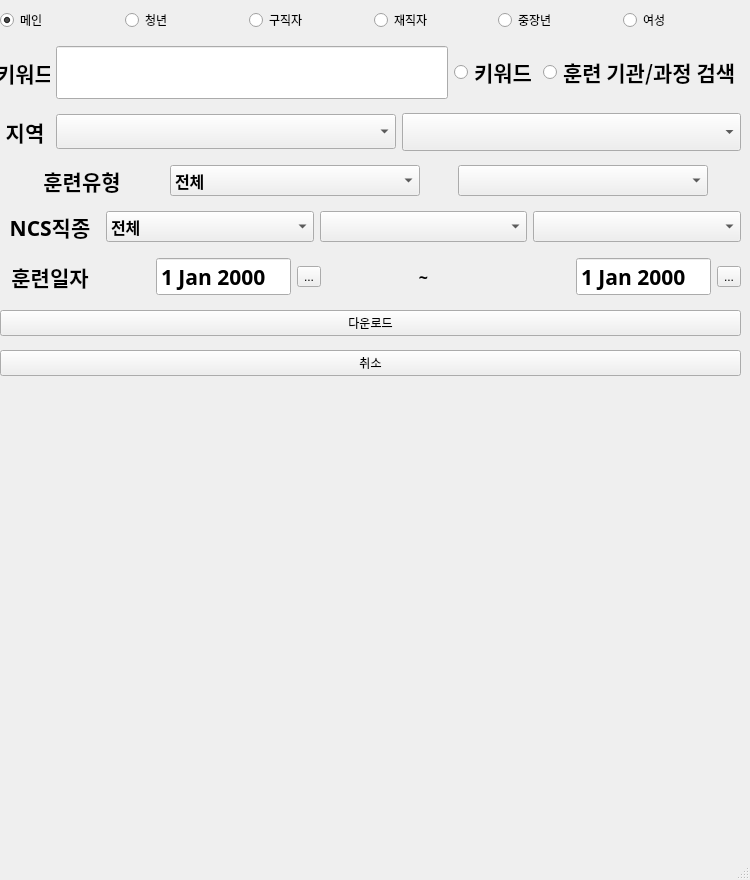
<?xml version="1.0" encoding="UTF-8"?>
<ui version="4.0">
 <class>MainWindow</class>
 <widget class="QMainWindow" name="MainWindow">
  <property name="geometry">
   <rect>
    <x>0</x>
    <y>0</y>
    <width>750</width>
    <height>880</height>
   </rect>
  </property>
  <property name="sizePolicy">
   <sizepolicy hsizetype="Fixed" vsizetype="Fixed">
    <horstretch>0</horstretch>
    <verstretch>0</verstretch>
   </sizepolicy>
  </property>
  <property name="minimumSize">
   <size>
    <width>750</width>
    <height>880</height>
   </size>
  </property>
  <property name="maximumSize">
   <size>
    <width>750</width>
    <height>880</height>
   </size>
  </property>
  <property name="windowTitle">
   <string>HRD-Net Crawler</string>
  </property>
  <widget class="QWidget" name="centralwidget">
   <widget class="QWidget" name="gridLayoutWidget_2">
    <property name="geometry">
     <rect>
      <x>0</x>
      <y>0</y>
      <width>741</width>
      <height>391</height>
     </rect>
    </property>
    <layout class="QGridLayout" name="gridLayout_2">
     <item row="8" column="0">
      <widget class="QPushButton" name="cancelBtn">
       <property name="text">
        <string>취소</string>
       </property>
      </widget>
     </item>
     <item row="7" column="0">
      <widget class="QPushButton" name="execBtn">
       <property name="text">
        <string>다운로드</string>
       </property>
      </widget>
     </item>
     <item row="5" column="0">
      <layout class="QHBoxLayout" name="NCSListLayout">
       <item>
        <widget class="QLabel" name="label_7">
         <property name="maximumSize">
          <size>
           <width>100</width>
           <height>16777215</height>
          </size>
         </property>
         <property name="font">
          <font>
           <family>GyeonggiTitle</family>
           <pointsize>16</pointsize>
           <weight>75</weight>
           <bold>true</bold>
          </font>
         </property>
         <property name="text">
          <string>NCS직종</string>
         </property>
         <property name="alignment">
          <set>Qt::AlignCenter</set>
         </property>
        </widget>
       </item>
       <item>
        <widget class="QComboBox" name="upperNcsCd">
         <property name="maximumSize">
          <size>
           <width>250</width>
           <height>16777215</height>
          </size>
         </property>
         <property name="font">
          <font>
           <family>GyeonggiTitle</family>
           <pointsize>12</pointsize>
           <weight>75</weight>
           <bold>true</bold>
          </font>
         </property>
         <item>
          <property name="text">
           <string>전체</string>
          </property>
         </item>
        </widget>
       </item>
       <item>
        <widget class="QComboBox" name="middleNcsCd">
         <property name="enabled">
          <bool>true</bool>
         </property>
         <property name="maximumSize">
          <size>
           <width>250</width>
           <height>16777215</height>
          </size>
         </property>
         <property name="font">
          <font>
           <family>GyeonggiTitle</family>
           <pointsize>12</pointsize>
           <weight>75</weight>
           <bold>true</bold>
          </font>
         </property>
        </widget>
       </item>
       <item>
        <widget class="QComboBox" name="smallNcsCd">
         <property name="enabled">
          <bool>true</bool>
         </property>
         <property name="maximumSize">
          <size>
           <width>250</width>
           <height>16777215</height>
          </size>
         </property>
         <property name="font">
          <font>
           <family>GyeonggiTitle</family>
           <pointsize>12</pointsize>
           <weight>75</weight>
           <bold>true</bold>
          </font>
         </property>
        </widget>
       </item>
      </layout>
     </item>
     <item row="2" column="0">
      <layout class="QHBoxLayout" name="KeyWordLayout">
       <item>
        <widget class="QLabel" name="label_2">
         <property name="maximumSize">
          <size>
           <width>50</width>
           <height>16777215</height>
          </size>
         </property>
         <property name="font">
          <font>
           <family>GyeonggiTitle</family>
           <pointsize>16</pointsize>
           <weight>75</weight>
           <bold>true</bold>
          </font>
         </property>
         <property name="text">
          <string>키워드</string>
         </property>
         <property name="alignment">
          <set>Qt::AlignCenter</set>
         </property>
        </widget>
       </item>
       <item>
        <widget class="QLineEdit" name="lineEdit_2">
         <property name="font">
          <font>
           <family>GyeonggiTitle</family>
           <pointsize>24</pointsize>
           <weight>75</weight>
           <bold>true</bold>
          </font>
         </property>
        </widget>
       </item>
       <item>
        <widget class="QRadioButton" name="radioButton_3">
         <property name="font">
          <font>
           <family>GyeonggiTitle</family>
           <pointsize>16</pointsize>
           <weight>75</weight>
           <bold>true</bold>
          </font>
         </property>
         <property name="text">
          <string>키워드</string>
         </property>
         <property name="checked">
          <bool>true</bool>
         </property>
        </widget>
       </item>
       <item>
        <widget class="QRadioButton" name="radioButton_4">
         <property name="font">
          <font>
           <family>GyeonggiTitle</family>
           <pointsize>16</pointsize>
           <weight>75</weight>
           <bold>true</bold>
          </font>
         </property>
         <property name="text">
          <string>훈련 기관/과정 검색</string>
         </property>
        </widget>
       </item>
      </layout>
     </item>
     <item row="6" column="0">
      <layout class="QHBoxLayout" name="horizontalLayout_3">
       <item>
        <widget class="QLabel" name="label_9">
         <property name="maximumSize">
          <size>
           <width>100</width>
           <height>16777215</height>
          </size>
         </property>
         <property name="font">
          <font>
           <family>GyeonggiTitle</family>
           <pointsize>16</pointsize>
           <weight>75</weight>
           <bold>true</bold>
          </font>
         </property>
         <property name="text">
          <string>훈련일자</string>
         </property>
         <property name="alignment">
          <set>Qt::AlignCenter</set>
         </property>
        </widget>
       </item>
       <item>
        <layout class="QHBoxLayout" name="horizontalLayout_2" stretch="0,0">
         <property name="spacing">
          <number>6</number>
         </property>
         <property name="leftMargin">
          <number>50</number>
         </property>
         <property name="rightMargin">
          <number>0</number>
         </property>
         <item>
          <widget class="QDateEdit" name="startDate">
           <property name="maximumSize">
            <size>
             <width>150</width>
             <height>16777215</height>
            </size>
           </property>
           <property name="font">
            <font>
             <family>GyeonggiTitle</family>
             <pointsize>16</pointsize>
             <weight>75</weight>
             <bold>true</bold>
            </font>
           </property>
           <property name="buttonSymbols">
            <enum>QAbstractSpinBox::NoButtons</enum>
           </property>
          </widget>
         </item>
         <item>
          <widget class="QToolButton" name="startDateToolBtn">
           <property name="text">
            <string>...</string>
           </property>
           <property name="icon">
            <iconset>
             <normaloff>inoCalendar.png</normaloff>inoCalendar.png</iconset>
           </property>
          </widget>
         </item>
        </layout>
       </item>
       <item>
        <widget class="QLabel" name="label">
         <property name="font">
          <font>
           <family>GyeonggiTitle</family>
           <pointsize>12</pointsize>
           <weight>75</weight>
           <bold>true</bold>
          </font>
         </property>
         <property name="layoutDirection">
          <enum>Qt::LeftToRight</enum>
         </property>
         <property name="text">
          <string>~</string>
         </property>
         <property name="alignment">
          <set>Qt::AlignCenter</set>
         </property>
        </widget>
       </item>
       <item>
        <layout class="QHBoxLayout" name="horizontalLayout_6">
         <property name="leftMargin">
          <number>50</number>
         </property>
         <item>
          <widget class="QDateEdit" name="endDate">
           <property name="maximumSize">
            <size>
             <width>150</width>
             <height>16777215</height>
            </size>
           </property>
           <property name="font">
            <font>
             <family>GyeonggiTitle</family>
             <pointsize>16</pointsize>
             <weight>75</weight>
             <bold>true</bold>
            </font>
           </property>
           <property name="buttonSymbols">
            <enum>QAbstractSpinBox::NoButtons</enum>
           </property>
          </widget>
         </item>
         <item>
          <widget class="QToolButton" name="endDateToolBtn">
           <property name="text">
            <string>...</string>
           </property>
           <property name="icon">
            <iconset>
             <normaloff>inoCalendar.png</normaloff>inoCalendar.png</iconset>
           </property>
          </widget>
         </item>
        </layout>
       </item>
      </layout>
     </item>
     <item row="4" column="0">
      <layout class="QHBoxLayout" name="TrainTypeList">
       <item>
        <widget class="QLabel" name="label_8">
         <property name="maximumSize">
          <size>
           <width>100</width>
           <height>16777215</height>
          </size>
         </property>
         <property name="font">
          <font>
           <family>GyeonggiTitle</family>
           <pointsize>16</pointsize>
           <weight>75</weight>
           <bold>true</bold>
          </font>
         </property>
         <property name="text">
          <string>훈련유형</string>
         </property>
         <property name="alignment">
          <set>Qt::AlignCenter</set>
         </property>
        </widget>
       </item>
       <item>
        <widget class="QComboBox" name="upperType">
         <property name="maximumSize">
          <size>
           <width>250</width>
           <height>16777215</height>
          </size>
         </property>
         <property name="font">
          <font>
           <family>GyeonggiTitle</family>
           <pointsize>12</pointsize>
           <weight>75</weight>
           <bold>true</bold>
          </font>
         </property>
         <item>
          <property name="text">
           <string>전체</string>
          </property>
         </item>
        </widget>
       </item>
       <item>
        <widget class="QComboBox" name="middleType">
         <property name="enabled">
          <bool>true</bool>
         </property>
         <property name="maximumSize">
          <size>
           <width>250</width>
           <height>16777215</height>
          </size>
         </property>
         <property name="font">
          <font>
           <family>GyeonggiTitle</family>
           <pointsize>12</pointsize>
           <weight>75</weight>
           <bold>true</bold>
          </font>
         </property>
        </widget>
       </item>
      </layout>
     </item>
     <item row="0" column="0">
      <layout class="QHBoxLayout" name="SearchOptLayout">
       <item>
        <widget class="QRadioButton" name="optA">
         <property name="text">
          <string>메인</string>
         </property>
         <property name="checked">
          <bool>true</bool>
         </property>
        </widget>
       </item>
       <item>
        <widget class="QRadioButton" name="optB">
         <property name="text">
          <string>청년</string>
         </property>
        </widget>
       </item>
       <item>
        <widget class="QRadioButton" name="optC">
         <property name="text">
          <string>구직자</string>
         </property>
        </widget>
       </item>
       <item>
        <widget class="QRadioButton" name="optD">
         <property name="layoutDirection">
          <enum>Qt::LeftToRight</enum>
         </property>
         <property name="text">
          <string>재직자</string>
         </property>
         <property name="iconSize">
          <size>
           <width>16</width>
           <height>16</height>
          </size>
         </property>
        </widget>
       </item>
       <item>
        <widget class="QRadioButton" name="radioButton">
         <property name="text">
          <string>중장년</string>
         </property>
        </widget>
       </item>
       <item>
        <widget class="QRadioButton" name="radioButton_2">
         <property name="text">
          <string>여성</string>
         </property>
        </widget>
       </item>
      </layout>
     </item>
     <item row="3" column="0">
      <layout class="QHBoxLayout" name="horizontalLayout_5">
       <item>
        <widget class="QLabel" name="label_6">
         <property name="maximumSize">
          <size>
           <width>50</width>
           <height>16777215</height>
          </size>
         </property>
         <property name="font">
          <font>
           <family>GyeonggiTitle</family>
           <pointsize>16</pointsize>
           <weight>75</weight>
           <bold>true</bold>
          </font>
         </property>
         <property name="text">
          <string>지역</string>
         </property>
         <property name="alignment">
          <set>Qt::AlignCenter</set>
         </property>
        </widget>
       </item>
       <item>
        <widget class="QComboBox" name="upperAreaCd">
         <property name="font">
          <font>
           <family>GyeonggiTitle</family>
           <pointsize>14</pointsize>
           <weight>75</weight>
           <bold>true</bold>
          </font>
         </property>
        </widget>
       </item>
       <item>
        <widget class="QComboBox" name="areaCd">
         <property name="enabled">
          <bool>true</bool>
         </property>
         <property name="font">
          <font>
           <family>GyeonggiTitle</family>
           <pointsize>16</pointsize>
           <weight>75</weight>
           <bold>true</bold>
          </font>
         </property>
        </widget>
       </item>
      </layout>
     </item>
    </layout>
   </widget>
  </widget>
  <widget class="QStatusBar" name="statusbar"/>
 </widget>
 <tabstops>
  <tabstop>lineEdit_2</tabstop>
  <tabstop>radioButton_3</tabstop>
  <tabstop>radioButton_4</tabstop>
  <tabstop>upperAreaCd</tabstop>
  <tabstop>areaCd</tabstop>
  <tabstop>upperNcsCd</tabstop>
  <tabstop>middleNcsCd</tabstop>
  <tabstop>smallNcsCd</tabstop>
  <tabstop>upperType</tabstop>
  <tabstop>middleType</tabstop>
  <tabstop>startDate</tabstop>
  <tabstop>startDateToolBtn</tabstop>
  <tabstop>endDate</tabstop>
  <tabstop>endDateToolBtn</tabstop>
  <tabstop>execBtn</tabstop>
  <tabstop>cancelBtn</tabstop>
  <tabstop>optA</tabstop>
  <tabstop>optB</tabstop>
  <tabstop>optC</tabstop>
  <tabstop>optD</tabstop>
  <tabstop>radioButton</tabstop>
  <tabstop>radioButton_2</tabstop>
 </tabstops>
 <resources/>
 <connections/>
</ui>
